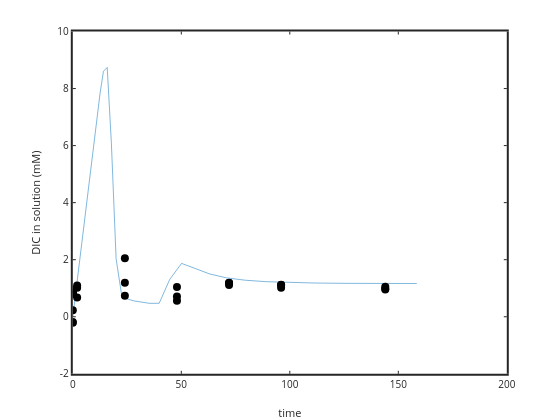

Write notebook code for a chart like this one.
### Code cell
plot(time(1:length(time)),1e3*DIC(1:length(time))); ylabel('DIC in solution (mM)'); xlabel('time')
hold on
plot(sampletime,sampleDIC*1e3,'ko','markersize',8,'markerfacecolor','k')
set(gca,'linewidth',2)

yi = interp1 (time, DIC, sampletime);
%plot(sampletime,yi*1e3,'r.')

residual3=sampleDIC*1e3-yi*1e3;

%DIC
%sampleDIC

### Figure 1 — Plotly figure (JSON) as saved in the notebook; plotly's stock layout.template omitted (floating-point values rounded to 4 significant figures)
{"data": [{"line": {"color": "rgb(0,113,188)", "dash": "solid", "width": 0.5}, "marker": {"color": "rgb(0,113,188)", "line": {"color": "rgb(0,113,188)"}, "size": 6, "symbol": "none"}, "mode": "lines", "name": "", "showlegend": false, "type": "scatter", "visibility": true, "x": [0, 0, 1.122, 1.259, 1.413, 1.585, 1.778, 1.995, 2.239, 2.512, 2.818, 3.162, 3.548, 3.981, 4.467, 5.012, 5.623, 6.31, 7.079, 7.943, 8.913, 10, 11.22, 12.59, 14.13, 15.85, 17.78, 19.95, 22.39, 25.12, 28.18, 31.62, 35.48, 39.81, 44.67, 50.12, 56.23, 63.1, 70.79, 79.43, 89.13, 100, 112.2, 125.9, 141.3, 158.5], "xaxis": "x", "y": [0, 0, 0.7074, 0.7936, 0.8904, 0.999, 1.121, 1.257, 1.414, 1.583, 1.782, 1.992, 2.235, 2.508, 2.829, 3.157, 3.542, 3.973, 4.459, 5.01, 5.607, 6.285, 7.036, 7.844, 8.606, 8.74, 6.086, 2.036, 0.8196, 0.6242, 0.5552, 0.5031, 0.4693, 0.4727, 1.309, 1.871, 1.694, 1.499, 1.364, 1.281, 1.229, 1.198, 1.181, 1.172, 1.167, 1.165], "yaxis": "y"}, {"line": {"color": "rgb(0,0,0)", "width": 0.5}, "marker": {"color": "rgb(0,0,0)", "line": {"color": "rgb(0,0,0)"}, "size": 8, "symbol": "circle"}, "mode": "markers", "name": "", "showlegend": false, "type": "scatter", "visibility": true, "x": [0, 0.1, 2, 24, 48, 72, 96, 144, 0, 0.1, 2, 24, 48, 72, 96, 144, 0, 0.1, 2, 24, 48, 72, 96, 144], "xaxis": "x", "y": [-0.1881, 0.7954, 1.014, 0.7376, 0.5577, 1.186, 1.115, 1.049, -0.2068, 0.8275, 0.6705, 2.053, 0.709, 1.114, 1.121, 0.9826, 0.2322, 0.9485, 1.099, 1.195, 1.043, 1.191, 1.02, 0.9578], "yaxis": "y"}], "layout": {"height": 420, "hovermode": "closest", "margin": {"b": 0, "l": 0, "r": 0, "t": 0}, "plot_bgcolor": "rgba(0,0,0,0)", "showlegend": false, "width": 560, "xaxis": {"anchor": "y", "autorange": false, "domain": [0.13, 0.905], "exponentformat": "none", "gridcolor": "rgba(38,38,38,0.15)", "gridwidth": 2, "linecolor": "rgb(38,38,38)", "linewidth": 2, "mirror": "ticks", "range": [0, 200], "showgrid": false, "showline": true, "side": "bottom", "spikedash": "solid", "spikemode": "across", "spikesides": false, "spikethickness": 1, "tickangle": 0, "tickcolor": "rgb(38,38,38)", "tickfont": {"color": "rgb(38,38,38)", "size": 10}, "ticklen": 3, "ticks": "inside", "ticktext": ["0", "50", "100", "150", "200"], "tickvals": [0, 50, 100, 150, 200], "title": {"font": {"color": "rgb(38,38,38)", "size": 11}, "text": "time"}, "type": "linear", "visible": true, "zeroline": false}, "yaxis": {"anchor": "x", "autorange": false, "domain": [0.11, 0.925], "exponentformat": "none", "gridcolor": "rgba(38,38,38,0.15)", "gridwidth": 2, "linecolor": "rgb(38,38,38)", "linewidth": 2, "mirror": "ticks", "range": [-2, 10], "showgrid": false, "showline": true, "side": "left", "spikedash": "solid", "spikemode": "across", "spikesides": false, "spikethickness": 1, "tickangle": 0, "tickcolor": "rgb(38,38,38)", "tickfont": {"color": "rgb(38,38,38)", "size": 10}, "ticklen": 3, "ticks": "inside", "ticktext": ["-2", "0", "2", "4", "6", "8", "10"], "tickvals": [-2, 0, 2, 4, 6, 8, 10], "title": {"font": {"color": "rgb(38,38,38)", "size": 11}, "text": "DIC in solution (mM)"}, "type": "linear", "visible": true, "zeroline": false}}}
